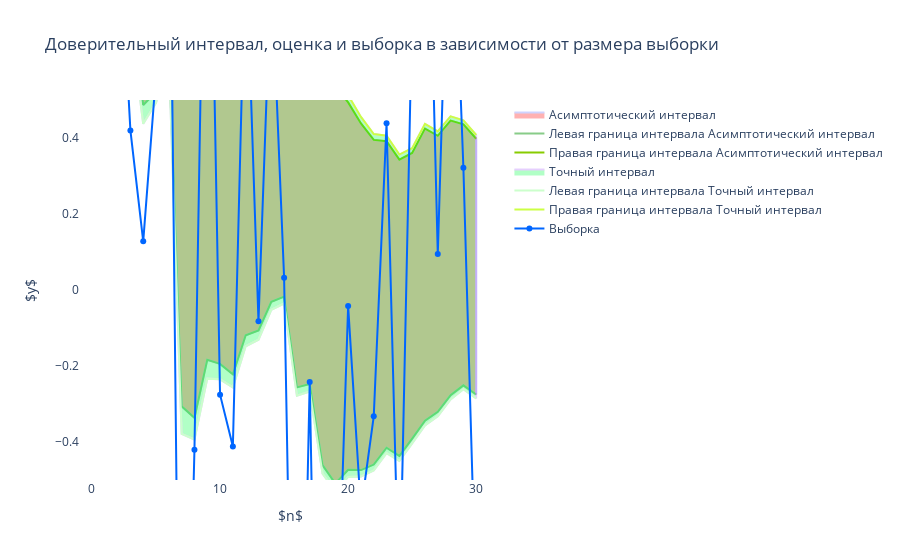

Here is the notebook cell this chart was saved with:
### Markdown cell above
Сгенерируйте выборку из нормального расределения и сравните два доверительных интервала в зависимости от размера выборки. Для сравнения отобразите оба интервала на одном графике. Проследите за тем, чтобы было видно, как соотносятся размеры интервалов. Поясните теоретическую причину такого поведения доверительных интервалов.

*Указание*: рассматривайте длину выборки около 20-30.

### Code cell
N = 30
X = sps.norm.rvs(size=N)
left_asymptotic, right_asymptotic = calculate_asymptotic_confidence_intervals(X)
left_exact, right_exact = calculate_confidence_intervals(X)

draw_confidence_interval(i=42, left=np.array([left_asymptotic, left_exact]), 
                         right=np.array([right_asymptotic, right_exact]), sample=X, ylim=(-0.5, 0.5),
                         label_interval=np.array(['Асимптотический интервал', 'Точный интервал']), 
                         color_interval=np.array(['#FF0000', '#00FF44']), opacity=0.3,
                         color_left=np.array(['#88CC88', '#CCFFCC']), color_right=np.array(['#88CC00', '#CCFF44']))

### Figure 1 — Plotly figure (JSON) as saved in the notebook; plotly's stock layout.template omitted (floating-point values rounded to 4 significant figures)
{"data": [{"fill": "toself", "fillcolor": "#FF0000", "name": "Асимптотический интервал", "opacity": 0.3, "type": "scatter", "x": [1, 2, 3, 4, 5, 6, 7, 8, 9, 10, 11, 12, 13, 14, 15, 16, 17, 18, 19, 20, 21, 22, 23, 24, 25, 26, 27, 28, 29, 30, 30, 29, 28, 27, 26, 25, 24, 23, 22, 21, 20, 19, 18, 17, 16, 15, 14, 13, 12, 11, 10, 9, 8, 7, 6, 5, 4, 3, 2, 1], "y": [1.54, 1.195, 0.7596, 0.4869, 0.5213, 0.633, -0.3062, -0.3364, -0.1836, -0.1944, -0.2216, -0.119, -0.1063, -0.03101, -0.01752, -0.2562, -0.2476, -0.4607, -0.5091, -0.4733, -0.474, -0.4593, -0.4151, -0.4363, -0.391, -0.3437, -0.3206, -0.2769, -0.2509, -0.2751, 0.398, 0.4361, 0.4458, 0.4058, 0.4249, 0.3606, 0.3431, 0.3918, 0.3951, 0.4383, 0.4938, 0.5351, 0.6076, 0.6459, 0.7097, 0.7443, 0.805, 0.8083, 0.8932, 0.8969, 1.019, 1.162, 1.049, 1.24, 1.043, 0.9527, 1.072, 1.234, 1.375, 1.54]}, {"line": {"color": "#88CC88"}, "name": "Левая граница интервала Асимптотический интервал", "type": "scatter", "x": [1, 2, 3, 4, 5, 6, 7, 8, 9, 10, 11, 12, 13, 14, 15, 16, 17, 18, 19, 20, 21, 22, 23, 24, 25, 26, 27, 28, 29, 30], "y": [1.54, 1.195, 0.7596, 0.4869, 0.5213, 0.633, -0.3062, -0.3364, -0.1836, -0.1944, -0.2216, -0.119, -0.1063, -0.03101, -0.01752, -0.2562, -0.2476, -0.4607, -0.5091, -0.4733, -0.474, -0.4593, -0.4151, -0.4363, -0.391, -0.3437, -0.3206, -0.2769, -0.2509, -0.2751]}, {"line": {"color": "#88CC00"}, "name": "Правая граница интервала Асимптотический интервал", "type": "scatter", "x": [1, 2, 3, 4, 5, 6, 7, 8, 9, 10, 11, 12, 13, 14, 15, 16, 17, 18, 19, 20, 21, 22, 23, 24, 25, 26, 27, 28, 29, 30], "y": [1.54, 1.375, 1.234, 1.072, 0.9527, 1.043, 1.24, 1.049, 1.162, 1.019, 0.8969, 0.8932, 0.8083, 0.805, 0.7443, 0.7097, 0.6459, 0.6076, 0.5351, 0.4938, 0.4383, 0.3951, 0.3918, 0.3431, 0.3606, 0.4249, 0.4058, 0.4458, 0.4361, 0.398]}, {"fill": "toself", "fillcolor": "#00FF44", "name": "Точный интервал", "opacity": 0.3, "type": "scatter", "x": [1, 2, 3, 4, 5, 6, 7, 8, 9, 10, 11, 12, 13, 14, 15, 16, 17, 18, 19, 20, 21, 22, 23, 24, 25, 26, 27, 28, 29, 30, 30, 29, 28, 27, 26, 25, 24, 23, 22, 21, 20, 19, 18, 17, 16, 15, 14, 13, 12, 11, 10, 9, 8, 7, 6, 5, 4, 3, 2, 1], "y": [1.54, 1.156, 0.7027, 0.4374, 0.4928, 0.6107, -0.3785, -0.3934, -0.2333, -0.2351, -0.2562, -0.148, -0.1309, -0.05216, -0.03576, -0.2782, -0.267, -0.483, -0.5301, -0.492, -0.491, -0.4748, -0.4292, -0.4496, -0.4035, -0.3561, -0.332, -0.2881, -0.2613, -0.2851, 0.408, 0.4465, 0.4569, 0.4173, 0.4373, 0.3731, 0.3564, 0.4059, 0.4105, 0.4554, 0.5125, 0.5561, 0.6299, 0.6654, 0.7317, 0.7625, 0.8262, 0.8329, 0.9222, 0.9314, 1.06, 1.211, 1.106, 1.313, 1.065, 0.9812, 1.122, 1.291, 1.414, 1.54]}, {"line": {"color": "#CCFFCC"}, "name": "Левая граница интервала Точный интервал", "type": "scatter", "x": [1, 2, 3, 4, 5, 6, 7, 8, 9, 10, 11, 12, 13, 14, 15, 16, 17, 18, 19, 20, 21, 22, 23, 24, 25, 26, 27, 28, 29, 30], "y": [1.54, 1.156, 0.7027, 0.4374, 0.4928, 0.6107, -0.3785, -0.3934, -0.2333, -0.2351, -0.2562, -0.148, -0.1309, -0.05216, -0.03576, -0.2782, -0.267, -0.483, -0.5301, -0.492, -0.491, -0.4748, -0.4292, -0.4496, -0.4035, -0.3561, -0.332, -0.2881, -0.2613, -0.2851]}, {"line": {"color": "#CCFF44"}, "name": "Правая граница интервала Точный интервал", "type": "scatter", "x": [1, 2, 3, 4, 5, 6, 7, 8, 9, 10, 11, 12, 13, 14, 15, 16, 17, 18, 19, 20, 21, 22, 23, 24, 25, 26, 27, 28, 29, 30], "y": [1.54, 1.414, 1.291, 1.122, 0.9812, 1.065, 1.313, 1.106, 1.211, 1.06, 0.9314, 0.9222, 0.8329, 0.8262, 0.7625, 0.7317, 0.6654, 0.6299, 0.5561, 0.5125, 0.4554, 0.4105, 0.4059, 0.3564, 0.3731, 0.4373, 0.4173, 0.4569, 0.4465, 0.408]}, {"line": {"color": "#0066FF"}, "mode": "lines+markers", "name": "Выборка", "type": "scatter", "x": [1, 2, 3, 4, 5, 6, 7, 8, 9, 10, 11, 12, 13, 14, 15, 16, 17, 18, 19, 20, 21, 22, 23, 24, 25, 26, 27, 28, 29, 30], "y": [1.54, 1.03, 0.4201, 0.128, 0.567, 1.342, -1.757, -0.4202, 1.551, -0.2756, -0.4116, 0.9316, -0.08209, 0.8548, 0.03235, -1.823, -0.2418, -2.063, -1.076, -0.04186, -0.5796, -0.3324, 0.4388, -0.8502, 0.7385, 1.435, 0.09487, 1.213, 0.3218, -0.8423]}], "layout": {"plot_bgcolor": "white", "title": {"text": "Доверительный интервал, оценка и выборка в зависимости от размера выборки"}, "xaxis": {"title": {"text": "$n$"}}, "yaxis": {"range": [-0.5, 0.5], "title": {"text": "$y$"}}}}
